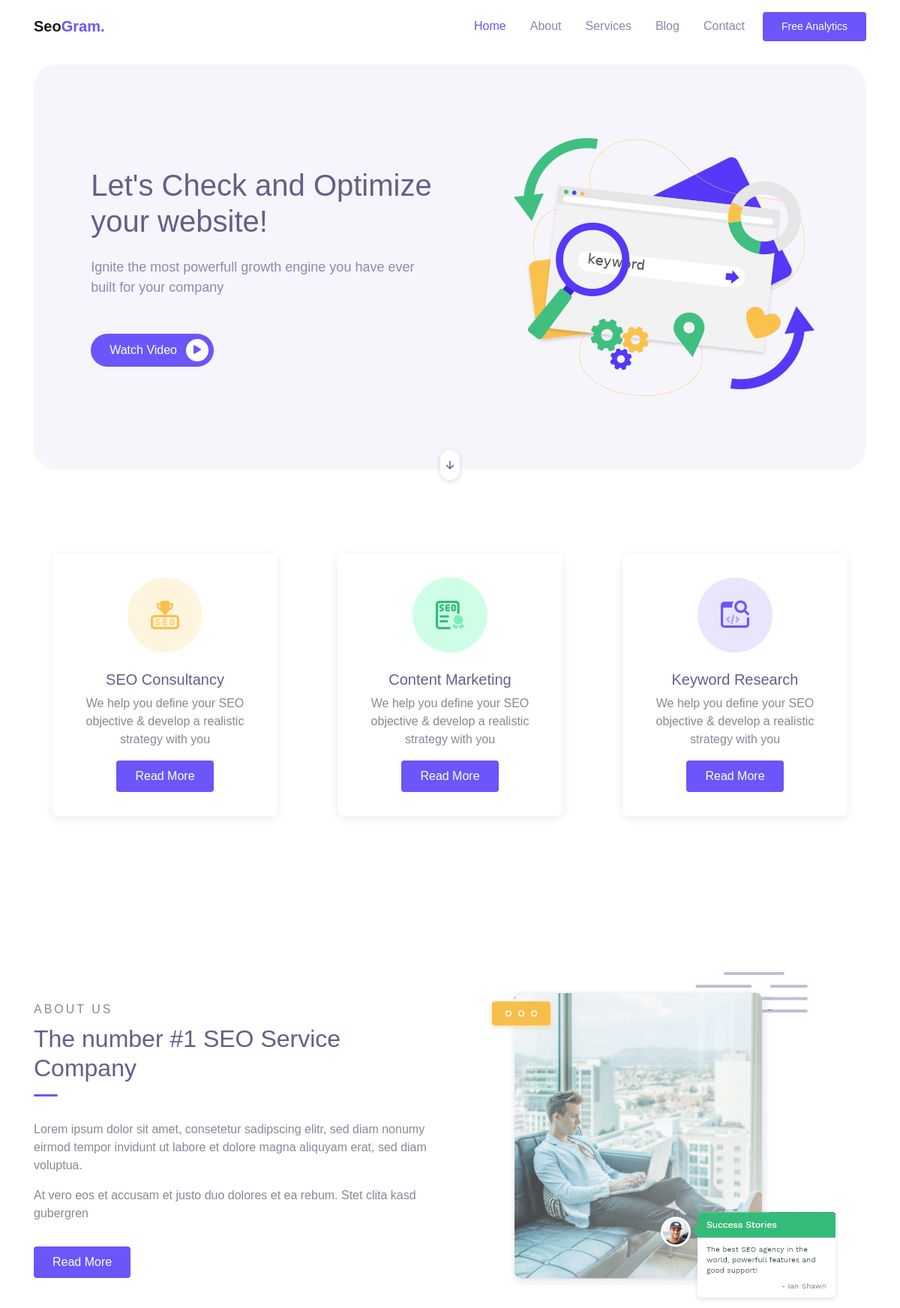
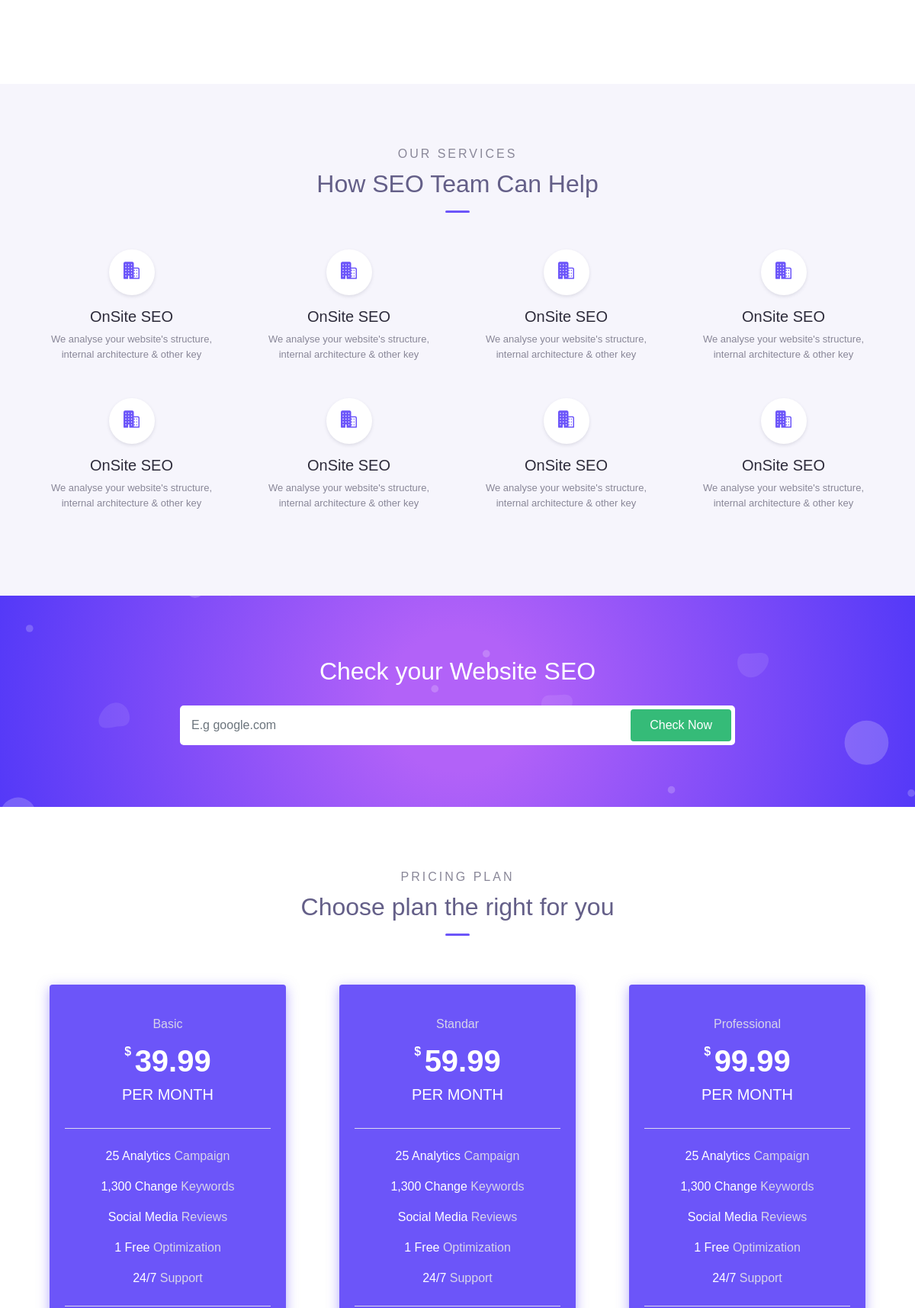
The page / (upper part) on the database its author committed (2 pictures, top to bottom).
### app/models.py (models this page shows, shortened)
class HomeSection(models.Model):
    title = models.CharField(max_length=255)
    description = models.TextField()
    video_link = models.URLField(max_length=200, blank=True, null=True)
    image = models.ImageField(upload_to='uploads/')
    class Meta:
        verbose_name = 'HomeSection'
        verbose_name_plural = 'HomeSections'

class Seo(models.Model):
    image = models.ImageField(upload_to='uploads/')
    title = models.CharField(max_length=255)
    description = models.TextField()
    class Meta:
        verbose_name = 'SEO'
        verbose_name_plural = 'SEO'

class About(models.Model):
    title = models.CharField(max_length=255)
    description = models.TextField()
    image = models.ImageField(upload_to='uploads/')
    class Meta:
        verbose_name = 'About'
        verbose_name_plural = 'About Us'

class SeoTeam(models.Model):
    title = models.CharField(max_length=255)
    description = models.TextField()
    class Meta:
        verbose_name = 'SEO Team'
        verbose_name_plural = 'SEO Teams'

class Plan(models.Model):
    pricing_type = models.CharField(max_length=255)
    dollar = models.DecimalField(max_digits=19, decimal_places=2)
    month = models.CharField(max_length=255)
    campaign = models.CharField(max_length=255)
    keywords = models.CharField(max_length=255)
    reviews = models.CharField(max_length=255)
    optimization = models.CharField(max_length=255)
    support = models.CharField(max_length=255)
    class Meta:
        verbose_name = 'Plan'
        verbose_name_plural = 'Plans'

### app/views.py (the view)
# urls.py: path('', views.IndexView.as_view(), name='index'),
class IndexView(TemplateView):
    template_name = 'index.html'
    def get_context_data(self, **kwargs):
        context = super().get_context_data(**kwargs)
        context['seo'] = Seo.objects.all()
        context['about'] = About.objects.all()
        context['seo_team'] = SeoTeam.objects.all()
        context['plan'] = Plan.objects.all()
        context['blog'] = Blog.objects.all().order_by("-pk")[:3]
        context['section'] = HomeSection.objects.all()
        context['banner_section'] = BannerSection.objects.all()
        context['sub_banner'] = SubBanner.objects.all()
        return context

### templates/index.html (shortened to what this page needs)
{% extends 'base.html' %}
{% load static %}
{% block content %}
    <div class="container">
        <div class="page-banner home-banner">
            <div class="row align-items-center flex-wrap-reverse h-100">
                {% for homesection in section %}
                <div class="col-md-6 py-5 wow fadeInLeft">
                    <h1 class="mb-4">{{ homesection.title }}</h1>
                    <p class="text-lg text-grey mb-5">{{ homesection.description }}
                        </p>
                    <a href="{{ homesection.video_link }}" class="btn btn-primary btn-split">Watch Video
                        <div class="fab"><span class="mai-play"></span></div>
                    </a>
                </div>
                <div class="col-md-6 py-5 wow zoomIn">
                    <div class="img-fluid text-center">
                        <img src="{{ homesection.image.url }}" alt="">
                    </div>
                </div>
                {% endfor %}
            </div>
            <a href="#about" class="btn-scroll" data-role="smoothscroll"><span class="mai-arrow-down"></span></a>
        </div>
    </div>
    <div class="page-section">
        <div class="container">
            <div class="row">
                {%for i in seo%}
                <div class="col-lg-4">
                    <div class="card-service wow fadeInUp">
                        <div class="header">
                            <img src="{{i.image.url}}" alt="">
                        </div>
                        <div class="body">
                             <h5 class="text-secondary">{{i.title}}</h5>
                            <p>{{i.description }}</p>
                            <a href="{% url 'services' %}" class="btn btn-primary">Read More</a>
                        </div>
                    </div>
                </div>
                {% endfor %}
            </div>
        </div>
    </div>
    <div class="page-section" id="about">
        <div class="container">
            {%for i in about%}
            <div class="row align-items-center">
                <div class="col-lg-6 py-3 wow fadeInUp">
                    <span class="subhead">About us</span>
                    <h2 class="title-section"> {{ i.title }}</h2>
                    <div class="divider"></div>
                    <p>
                        {{ i.description |safe }}
                    <a href="{% url 'about'%}" class="btn btn-primary mt-3">Read More</a>
                </div>
                <div class="col-lg-6 py-3 wow fadeInRight">
                    <div class="img-fluid py-3 text-center">
                        <img src="{{ i.image.url }}" alt="">
                    </div>
                </div>
            </div>
            {% endfor %}
        </div>
    </div>
    <div class="page-section bg-light">
        <div class="container">
            <div class="text-center wow fadeInUp">
                <div class="subhead">Our services</div>
                <h2 class="title-section">How SEO Team Can Help</h2>
                <div class="divider mx-auto"></div>
            </div>
            <div class="row">
                {% for i in seo_team %}
                <div class="col-sm-6 col-lg-4 col-xl-3 py-3 wow zoomIn">
                    <div class="features">
                        <div class="header mb-3">
                            <span class="mai-business"></span>
                        </div>
                        <h5>{{ i.title }}</h5>
                        <p>{{ i.description }}</p>
                    </div>
                </div>
                {% endfor %}
            </div>
        </div>
    </div>
    <div class="page-section banner-seo-check">
        <div class="wrap bg-image" style="background-image: url({% static '/assets/img/bg_pattern.svg' %});">
            <div class="container text-center">
                <div class="row justify-content-center wow fadeInUp">
                    <div class="col-lg-8">
                        <h2 class="mb-4">Check your Website SEO</h2>
                        <form action="#">
                            <input type="text" class="form-control" placeholder="E.g google.com">
                            <button type="submit" class="btn btn-success">Check Now</button>
                        </form>
                    </div>
                </div>
            </div>
        </div>
    </div>
    <div class="page-section">
        <div class="container">
            <div class="text-center wow fadeInUp">
                <div class="subhead">Pricing Plan</div>
                <h2 class="title-section">Choose plan the right for you</h2>
                <div class="divider mx-auto"></div>
            </div>
            <div class="row mt-5">
                {% for i in plan %}
                <div class="col-lg-4 py-3 wow zoomIn">
                    <div class="card-pricing marked">
                        <div class="header">
                            <div class="pricing-type">{{ i.pricing_type }}</div>
                            <div class="price">
                                <span class="dollar">$</span>
                                <h1>{{ i.dollar }}</h1>
                            </div>
                            <h5>{{ i.month }}</h5>
                        </div>
                        <div class="body">
                            <p>{{ i.campaign }} <span class="suffix">Campaign</span></p>
                            <p>{{ i.keywords }} <span class="suffix">Keywords</span></p>
                            <p>{{ i.reviews }} <span class="suffix">Reviews</span></p>
                            <p>{{ i.optimization }} <span class="suffix">Optimization</span></p>
                            <p>{{ i.support }} <span class="suffix">Support</span></p>
                        </div>
                    </div>
                </div>
                {% endfor %}
            </div>
        </div>
    </div>
{% endblock %}

### rows shown on the page
HomeSection: title "Let's Check and Optimize your website!", description "Ignite the most powerfull growth engine you have ever built for your company", image (picture)
Seo: image (picture), title "SEO Consultancy", description "We help you define your SEO objective & develop a realistic strategy with you"
Seo: image (picture), title "Content Marketing", description "We help you define your SEO objective & develop a realistic strategy with you"
Seo: image (picture), title "Keyword Research", description "We help you define your SEO objective & develop a realistic strategy with you"
About: title "The number #1 SEO Service Company", description "Lorem ipsum dolor sit amet, consetetur sadipscing elitr, sed diam nonumy eirmod tempor invidunt ut labore et dolore magna aliquyam erat, sed diam voluptua. At vero eos et accusam et justo duo dolores et ea rebum. Stet clita kasd gubergren", image (picture)
SeoTeam: title "OnSite SEO", description "We analyse your website's structure, internal architecture & other key"
SeoTeam: title "OnSite SEO", description "We analyse your website's structure, internal architecture & other key"
SeoTeam: title "OnSite SEO", description "We analyse your website's structure, internal architecture & other key"
SeoTeam: title "OnSite SEO", description "We analyse your website's structure, internal architecture & other key"
SeoTeam: title "OnSite SEO", description "We analyse your website's structure, internal architecture & other key"
SeoTeam: title "OnSite SEO", description "We analyse your website's structure, internal architecture & other key"
SeoTeam: title "OnSite SEO", description "We analyse your website's structure, internal architecture & other key"
SeoTeam: title "OnSite SEO", description "We analyse your website's structure, internal architecture & other key"
Plan: pricing_type "Basic", dollar "39.99", month "PER MONTH", campaign "25 Analytics", keywords "1,300 Change", reviews "Social Media", optimization "1 Free", support "24/7"
Plan: pricing_type "Standar", dollar "59.99", month "PER MONTH", campaign "25 Analytics", keywords "1,300 Change", reviews "Social Media", optimization "1 Free", support "24/7"
Plan: pricing_type "Professional", dollar "99.99", month "PER MONTH", campaign "25 Analytics", keywords "1,300 Change", reviews "Social Media", optimization "1 Free", support "24/7"
